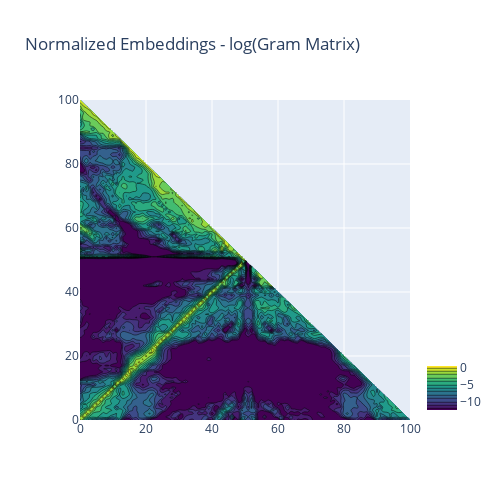
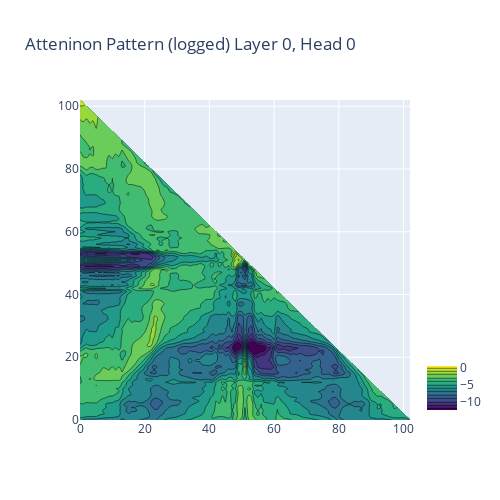
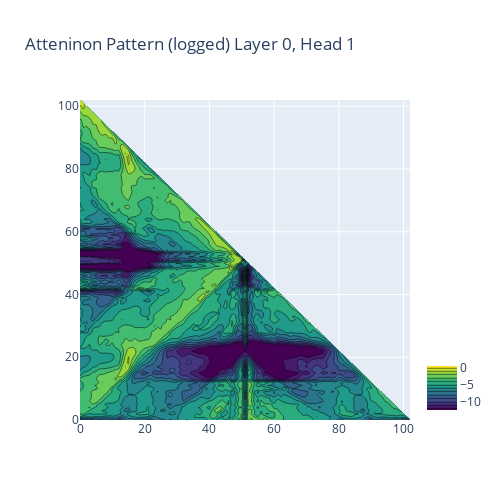

Notebook code cell kept with these figures, in order:
### Markdown cell above
### 2. Yes, given an embedding for value X, a linear transformation exists to change that embedding to value X-1

- (e.g. A 'next' value in the sort sequence can be found from a previous value in the sort sequence ) 

### This means that the query, key and value matrix are probably optimized to find the best transformation that attends (or finds) the next value in the sort sequence

- Let's compare the attention pattern matrix to the grammed normalized embedding matrix with a causal mask and softmax applied. The attention pattern and the grammed embedding matrix should look similar as they would be doing essentially the same thing, except the grammed matrix is not optimized to attend to values far away in value from the original embedding.

### Calculate the gram matrix of embeddings vs previous embedding, and then compare to attention patterns.

### Code cell
import plotly.subplots as sp
import plotly.graph_objects as go


embedding = normalized

st = int( (embedding.shape[1] -1) / 2 + 1)

reshaped_embedding = embedding[:,:,:].squeeze(0)
reshaped_embeddings_p = reshaped_embedding[2:]
reshaped_embeddings_p_minus_1 = reshaped_embedding[:-2]

gram_matrix = torch.mm(reshaped_embeddings_p, reshaped_embeddings_p_minus_1.t())
gram_matrix2 = gram_matrix.unsqueeze(0).unsqueeze(0)
gram_matrix_masked = apply_causal_mask( gram_matrix2 / model.cfg.d_head ** 0.5)
gram_pattern = gram_matrix_masked.softmax(-1)

def visualize(attention_matrix,title=None) :

    xlim = int( (attention_matrix.shape[2]-1)/2)
    ylim = attention_matrix.shape[3]

    i = 0
    for calc_idx in range( attention_matrix.shape[0] ):
        for head_idx in range( attention_matrix.shape[1]):
            am = attention_matrix[calc_idx, head_idx,:,:]
            am = t.flip(am, [0])
            fig = go.Figure(data=go.Contour(
                z = t.log(am).detach().cpu().numpy(),
                colorscale='Viridis',
                colorbar=dict(len=0.2, y=(calc_idx + 0.5) / 5),
                textfont={"size":8},
                showscale=True,
                contours=dict(
                    start=-12,
                    end=0,
                    size=1,
                ),
            ))

            if title is not None :
                title_text = title
            else :
                title_text = f'Atteninon Pattern (logged) Layer {calc_idx}, Head {head_idx}'     

            fig.update_layout(
                height=500,
                width=500,
                title_text= title_text,
                showlegend=True,
                # yaxis_autorange='reversed', 
            )
            fig.show() #UNCOMMENT TO SHOW EACH HEATMAP

visualize( gram_pattern, title="Normalized Embeddings - log(Gram Matrix)")
visualize( attn_pattern)

### Figure 1 — Plotly figure (JSON) as saved in the notebook; plotly's stock layout.template omitted (floating-point values rounded to 4 significant figures; data arrays with more than 128 entries replaced by an {"elided": "..."} marker saying what was removed)
{"data": [{"colorbar": {"len": 0.2, "y": 0.1}, "colorscale": [[0, "#440154"], [0.1111, "#482878"], [0.2222, "#3e4989"], [0.3333, "#31688e"], [0.4444, "#26828e"], [0.5556, "#1f9e89"], [0.6667, "#35b779"], [0.7778, "#6ece58"], [0.8889, "#b5de2b"], [1, "#fde725"]], "contours": {"end": 0, "size": 1, "start": -12}, "showscale": true, "textfont": {"size": 8}, "type": "contour", "z": {"elided": "101x101 float values"}}], "layout": {"height": 500, "showlegend": true, "title": {"text": "Normalized Embeddings - log(Gram Matrix)"}, "width": 500}}

### Figure 2 — Plotly figure (JSON) as saved in the notebook; plotly's stock layout.template omitted (floating-point values rounded to 4 significant figures; data arrays with more than 128 entries replaced by an {"elided": "..."} marker saying what was removed)
{"data": [{"colorbar": {"len": 0.2, "y": 0.1}, "colorscale": [[0, "#440154"], [0.1111, "#482878"], [0.2222, "#3e4989"], [0.3333, "#31688e"], [0.4444, "#26828e"], [0.5556, "#1f9e89"], [0.6667, "#35b779"], [0.7778, "#6ece58"], [0.8889, "#b5de2b"], [1, "#fde725"]], "contours": {"end": 0, "size": 1, "start": -12}, "showscale": true, "textfont": {"size": 8}, "type": "contour", "z": {"elided": "103x103 float values"}}], "layout": {"height": 500, "showlegend": true, "title": {"text": "Atteninon Pattern (logged) Layer 0, Head 0"}, "width": 500}}

### Figure 3 — Plotly figure (JSON) as saved in the notebook; plotly's stock layout.template omitted (floating-point values rounded to 4 significant figures; data arrays with more than 128 entries replaced by an {"elided": "..."} marker saying what was removed)
{"data": [{"colorbar": {"len": 0.2, "y": 0.1}, "colorscale": [[0, "#440154"], [0.1111, "#482878"], [0.2222, "#3e4989"], [0.3333, "#31688e"], [0.4444, "#26828e"], [0.5556, "#1f9e89"], [0.6667, "#35b779"], [0.7778, "#6ece58"], [0.8889, "#b5de2b"], [1, "#fde725"]], "contours": {"end": 0, "size": 1, "start": -12}, "showscale": true, "textfont": {"size": 8}, "type": "contour", "z": {"elided": "103x103 float values"}}], "layout": {"height": 500, "showlegend": true, "title": {"text": "Atteninon Pattern (logged) Layer 0, Head 1"}, "width": 500}}
